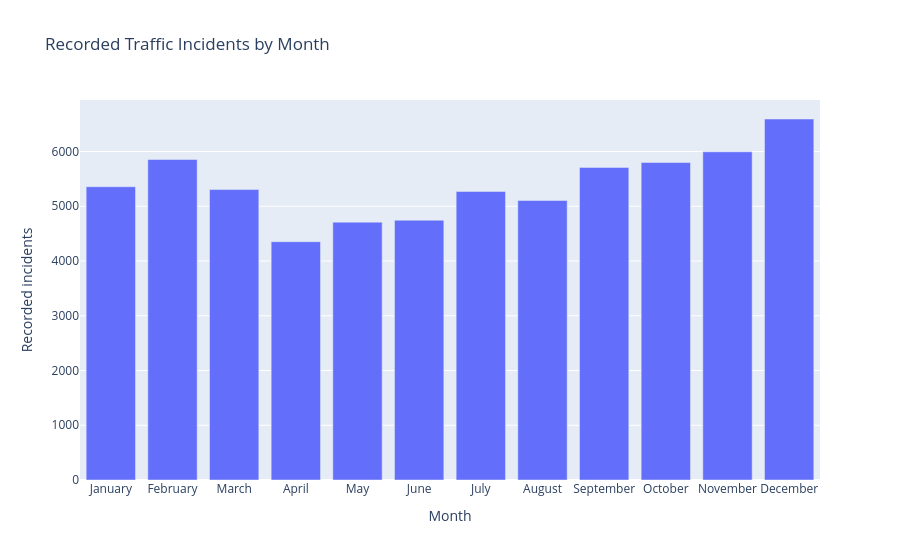

Notebook code for this chart:
### Code cell
# Plot monthly incident counts.
fig = px.bar(
    monthly_counts,
    x="month_name",
    y="incident_count",
    title="Recorded Traffic Incidents by Month",
    labels={
        "month_name": "Month",
        "incident_count": "Recorded incidents",
    },
)

fig.update_xaxes(
    categoryorder="array",
    categoryarray=monthly_counts["month_name"]
)

fig.show()

### Figure 1 — Plotly figure (JSON) as saved in the notebook; plotly's stock layout.template omitted (floating-point values rounded to 4 significant figures)
{"data": [{"hovertemplate": "Month=%{x}<br>Recorded incidents=%{y}<extra></extra>", "legendgroup": "", "marker": {"color": "#636efa", "pattern": {"shape": ""}}, "name": "", "orientation": "v", "showlegend": false, "textposition": "auto", "type": "bar", "x": ["January", "February", "March", "April", "May", "June", "July", "August", "September", "October", "November", "December"], "xaxis": "x", "y": [5357, 5854, 5305, 4353, 4710, 4745, 5270, 5106, 5710, 5799, 5995, 6594], "yaxis": "y"}], "layout": {"barmode": "relative", "legend": {"tracegroupgap": 0}, "title": {"text": "Recorded Traffic Incidents by Month"}, "xaxis": {"anchor": "y", "categoryarray": ["January", "February", "March", "April", "May", "June", "July", "August", "September", "October", "November", "December"], "categoryorder": "array", "domain": [0, 1], "title": {"text": "Month"}}, "yaxis": {"anchor": "x", "domain": [0, 1], "title": {"text": "Recorded incidents"}}}}
